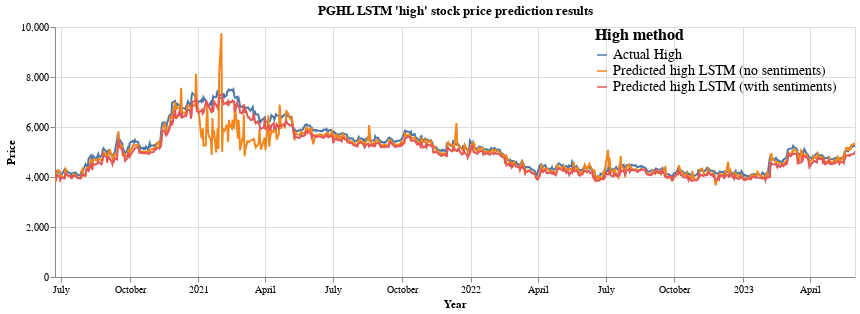

The notebook cell this image was saved under:
### Code cell
high_price = alt.Chart(melted_df, title="PGHL LSTM 'high' stock price prediction results").mark_line().encode(
    x=alt.X('date:T', title="Year"),
    y = alt.Y('High prediction price:Q', title="Price"),
    color = alt.Color('High method:N',legend=alt.Legend(orient='right',direction = 'vertical',labelLimit = 400))
    ).properties(height = 250, width = 800
    ).configure_legend(
    offset=-260,
    symbolDirection='vertical',
        titleFontSize=16,
        labelFontSize=14
    )

high_price.interactive()

### Figure 1 — Vega-Lite specification as saved in the notebook (floating-point values rounded to 4 significant figures; data arrays with more than 128 entries replaced by an {"elided": "..."} marker saying what was removed)
{"usermeta": {"embedOptions": {"theme": "fivethirtyeight"}}, "config": {"view": {"continuousWidth": 400, "continuousHeight": 300}, "legend": {"labelFontSize": 14, "offset": -260, "symbolDirection": "vertical", "titleFontSize": 16}}, "data": {"name": "data-26042cdec9b41d4231c43d907378195c"}, "mark": "line", "encoding": {"color": {"field": "High method", "legend": {"direction": "vertical", "labelLimit": 400, "orient": "right"}, "type": "nominal"}, "x": {"field": "date", "title": "Year", "type": "temporal"}, "y": {"field": "High prediction price", "title": "Price", "type": "quantitative"}}, "height": 250, "selection": {"selector001": {"type": "interval", "bind": "scales", "encodings": ["x", "y"]}}, "title": "PGHL LSTM 'high' stock price prediction results", "width": 800, "$schema": "https://vega.github.io/schema/vega-lite/v4.17.0.json", "datasets": {"data-26042cdec9b41d4231c43d907378195c": {"elided": "2181 records"}}}
